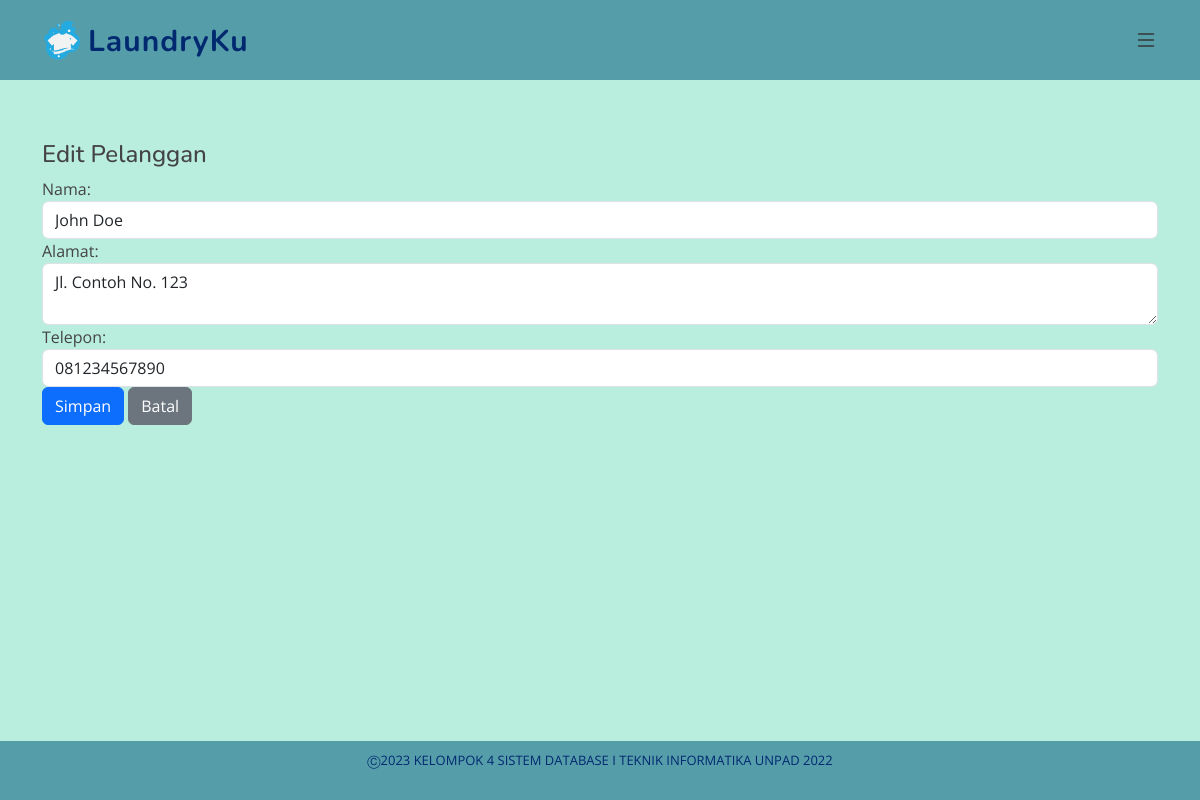
Page /edit_pelanggan.php?id=1 (signed in) on the earlier database version.
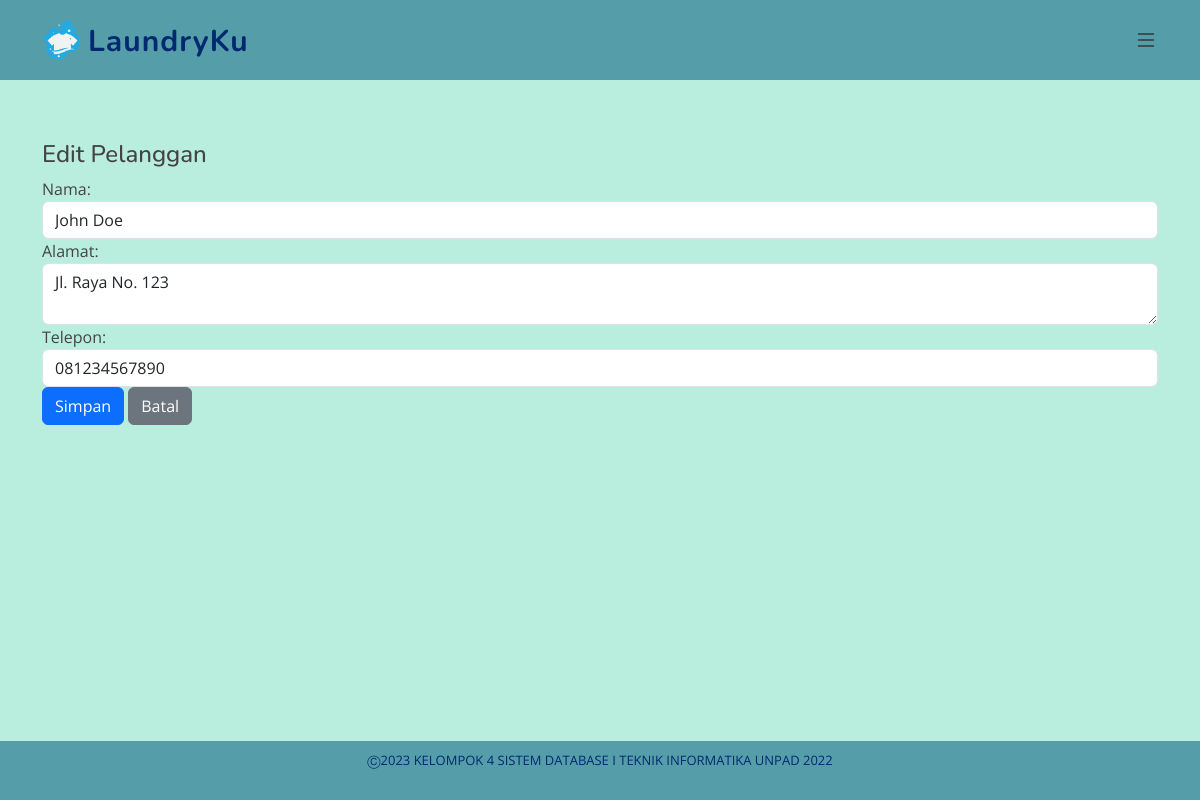
Same page on the later database version.
### tables this page shows
CREATE TABLE Pelanggan (
    id_pelanggan INT AUTO_INCREMENT PRIMARY KEY,
    nama VARCHAR(255) NOT NULL,
    alamat VARCHAR(255) NOT NULL,
    telepon VARCHAR(15) NOT NULL,
    username VARCHAR(255) NOT NULL,
    password VARCHAR(255) NOT NULL,
    role VARCHAR(255) NOT NULL DEFAULT 'pelanggan'
);

### edit_pelanggan.php (the view, shortened to what this page needs)
<?php
include "config.php";
if (isset($_GET['id'])) {
  $id = $_GET['id'];
  $query = "SELECT * FROM Pelanggan WHERE id_pelanggan = $id";
  $result = mysqli_query($conn, $query);
  if (mysqli_num_rows($result) === 1) {
    $row = mysqli_fetch_assoc($result);
    $nama = $row['nama'];
    $alamat = $row['alamat'];
    $telepon = $row['telepon'];
  } else {
    header("Location: pelanggan.php");
    exit;
  }
}
?>
<?php include 'header.php'; ?>
<main id="main">
  <section id="edit-pelanggan" class="edit-pelanggan">
    <div class="container">
      <h4>Edit Pelanggan</h4>
      <form method="post" action="" onsubmit="saveChanges()">
        <div class="form-group">
          <label for="nama">Nama:</label>
          <input type="text" class="form-control" id="nama" name="nama" value="<?php echo $nama; ?>" required>
        </div>
        <div class="form-group">
          <label for="alamat">Alamat:</label>
          <textarea class="form-control" id="alamat" name="alamat" required><?php echo $alamat; ?></textarea>
        </div>
        <div class="form-group">
          <label for="telepon">Telepon:</label>
          <input type="text" class="form-control" id="telepon" name="telepon" value="<?php echo $telepon; ?>" required>
        </div>
        <div class="form-group">
          <button type="submit" class="btn btn-primary" name="simpan">Simpan</button>
          <a href="pelanggan.php" class="btn btn-secondary">Batal</a>
        </div>
      </form>
    </div>
  </section>
</main>
<?php include 'footer.php'; ?>

Differences in the rows shown:
changed pelanggan "John Doe": alamat "Jl. Contoh No. 123" → "Jl. Raya No. 123"
